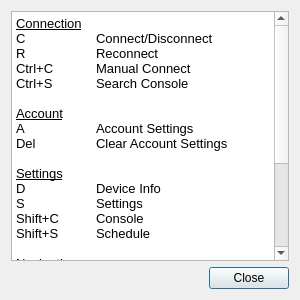
<?xml version="1.0" encoding="UTF-8"?>
<ui version="4.0">
 <class>KeyboardDialog</class>
 <widget class="QDialog" name="KeyboardDialog">
  <property name="geometry">
   <rect>
    <x>0</x>
    <y>0</y>
    <width>300</width>
    <height>300</height>
   </rect>
  </property>
  <property name="windowTitle">
   <string>Keyboard Shortcuts</string>
  </property>
  <layout class="QGridLayout" name="gridLayout">
   <item row="0" column="0">
    <widget class="QTextBrowser" name="textBrowser">
     <property name="html">
      <string>&lt;!DOCTYPE HTML PUBLIC &quot;-//W3C//DTD HTML 4.0//EN&quot; &quot;http://www.w3.org/TR/REC-html40/strict.dtd&quot;&gt;
&lt;html&gt;&lt;head&gt;&lt;meta name=&quot;qrichtext&quot; content=&quot;1&quot; /&gt;&lt;style type=&quot;text/css&quot;&gt;
p, li { white-space: pre-wrap; }
&lt;/style&gt;&lt;/head&gt;&lt;body style=&quot; font-family:'SolaimanLipi'; font-size:10pt; font-weight:400; font-style:normal;&quot;&gt;
&lt;p style=&quot; margin-top:0px; margin-bottom:0px; margin-left:0px; margin-right:0px; -qt-block-indent:0; text-indent:0px;&quot;&gt;&lt;span style=&quot; text-decoration: underline;&quot;&gt;Connection&lt;/span&gt;&lt;/p&gt;
&lt;p style=&quot; margin-top:0px; margin-bottom:0px; margin-left:0px; margin-right:0px; -qt-block-indent:0; text-indent:0px;&quot;&gt;C	Connect/Disconnect&lt;/p&gt;
&lt;p style=&quot; margin-top:0px; margin-bottom:0px; margin-left:0px; margin-right:0px; -qt-block-indent:0; text-indent:0px;&quot;&gt;R	Reconnect&lt;/p&gt;
&lt;p style=&quot; margin-top:0px; margin-bottom:0px; margin-left:0px; margin-right:0px; -qt-block-indent:0; text-indent:0px;&quot;&gt;Ctrl+C	Manual Connect&lt;/p&gt;
&lt;p style=&quot; margin-top:0px; margin-bottom:0px; margin-left:0px; margin-right:0px; -qt-block-indent:0; text-indent:0px;&quot;&gt;Ctrl+S	Search Console&lt;/p&gt;
&lt;p style=&quot;-qt-paragraph-type:empty; margin-top:0px; margin-bottom:0px; margin-left:0px; margin-right:0px; -qt-block-indent:0; text-indent:0px;&quot;&gt;&lt;br /&gt;&lt;/p&gt;
&lt;p style=&quot; margin-top:0px; margin-bottom:0px; margin-left:0px; margin-right:0px; -qt-block-indent:0; text-indent:0px;&quot;&gt;&lt;span style=&quot; text-decoration: underline;&quot;&gt;Account&lt;/span&gt;&lt;/p&gt;
&lt;p style=&quot; margin-top:0px; margin-bottom:0px; margin-left:0px; margin-right:0px; -qt-block-indent:0; text-indent:0px;&quot;&gt;A	Account Settings&lt;/p&gt;
&lt;p style=&quot; margin-top:0px; margin-bottom:0px; margin-left:0px; margin-right:0px; -qt-block-indent:0; text-indent:0px;&quot;&gt;Del	Clear Account Settings&lt;/p&gt;
&lt;p style=&quot;-qt-paragraph-type:empty; margin-top:0px; margin-bottom:0px; margin-left:0px; margin-right:0px; -qt-block-indent:0; text-indent:0px;&quot;&gt;&lt;br /&gt;&lt;/p&gt;
&lt;p style=&quot; margin-top:0px; margin-bottom:0px; margin-left:0px; margin-right:0px; -qt-block-indent:0; text-indent:0px;&quot;&gt;&lt;span style=&quot; text-decoration: underline;&quot;&gt;Settings&lt;/span&gt;&lt;/p&gt;
&lt;p style=&quot; margin-top:0px; margin-bottom:0px; margin-left:0px; margin-right:0px; -qt-block-indent:0; text-indent:0px;&quot;&gt;D	Device Info&lt;/p&gt;
&lt;p style=&quot; margin-top:0px; margin-bottom:0px; margin-left:0px; margin-right:0px; -qt-block-indent:0; text-indent:0px;&quot;&gt;S	Settings&lt;/p&gt;
&lt;p style=&quot; margin-top:0px; margin-bottom:0px; margin-left:0px; margin-right:0px; -qt-block-indent:0; text-indent:0px;&quot;&gt;Shift+C	Console&lt;/p&gt;
&lt;p style=&quot; margin-top:0px; margin-bottom:0px; margin-left:0px; margin-right:0px; -qt-block-indent:0; text-indent:0px;&quot;&gt;Shift+S	Schedule&lt;/p&gt;
&lt;p style=&quot;-qt-paragraph-type:empty; margin-top:0px; margin-bottom:0px; margin-left:0px; margin-right:0px; -qt-block-indent:0; text-indent:0px;&quot;&gt;&lt;br /&gt;&lt;/p&gt;
&lt;p style=&quot; margin-top:0px; margin-bottom:0px; margin-left:0px; margin-right:0px; -qt-block-indent:0; text-indent:0px;&quot;&gt;&lt;span style=&quot; text-decoration: underline;&quot;&gt;Navigation&lt;/span&gt;&lt;/p&gt;
&lt;p style=&quot; margin-top:0px; margin-bottom:0px; margin-left:0px; margin-right:0px; -qt-block-indent:0; text-indent:0px;&quot;&gt;Ctrl+K	Keyboard Shortcuts&lt;/p&gt;
&lt;p style=&quot; margin-top:0px; margin-bottom:0px; margin-left:0px; margin-right:0px; -qt-block-indent:0; text-indent:0px;&quot;&gt;Ctrl+Q	Quit&lt;/p&gt;
&lt;p style=&quot; margin-top:0px; margin-bottom:0px; margin-left:0px; margin-right:0px; -qt-block-indent:0; text-indent:0px;&quot;&gt;Ctrl+W	Hide&lt;/p&gt;
&lt;p style=&quot;-qt-paragraph-type:empty; margin-top:0px; margin-bottom:0px; margin-left:0px; margin-right:0px; -qt-block-indent:0; text-indent:0px;&quot;&gt;&lt;br /&gt;&lt;/p&gt;
&lt;p style=&quot; margin-top:0px; margin-bottom:0px; margin-left:0px; margin-right:0px; -qt-block-indent:0; text-indent:0px;&quot;&gt;&lt;span style=&quot; text-decoration: underline;&quot;&gt;Others&lt;/span&gt;&lt;/p&gt;
&lt;p style=&quot; margin-top:0px; margin-bottom:0px; margin-left:0px; margin-right:0px; -qt-block-indent:0; text-indent:0px;&quot;&gt;Ctrl+A	About Dialog&lt;/p&gt;
&lt;p style=&quot; margin-top:0px; margin-bottom:0px; margin-left:0px; margin-right:0px; -qt-block-indent:0; text-indent:0px;&quot;&gt;Ctrl+D	Show Documentation&lt;/p&gt;
&lt;p style=&quot; margin-top:0px; margin-bottom:0px; margin-left:0px; margin-right:0px; -qt-block-indent:0; text-indent:0px;&quot;&gt;Ctrl+I	Submit Issue/Bug&lt;/p&gt;
&lt;p style=&quot; margin-top:0px; margin-bottom:0px; margin-left:0px; margin-right:0px; -qt-block-indent:0; text-indent:0px;&quot;&gt;Home	Visit Homepage&lt;/p&gt;&lt;/body&gt;&lt;/html&gt;</string>
     </property>
    </widget>
   </item>
   <item row="1" column="0">
    <widget class="QDialogButtonBox" name="buttonBox">
     <property name="orientation">
      <enum>Qt::Horizontal</enum>
     </property>
     <property name="standardButtons">
      <set>QDialogButtonBox::Close</set>
     </property>
    </widget>
   </item>
  </layout>
 </widget>
 <resources/>
 <connections>
  <connection>
   <sender>buttonBox</sender>
   <signal>accepted()</signal>
   <receiver>KeyboardDialog</receiver>
   <slot>accept()</slot>
   <hints>
    <hint type="sourcelabel">
     <x>248</x>
     <y>254</y>
    </hint>
    <hint type="destinationlabel">
     <x>157</x>
     <y>274</y>
    </hint>
   </hints>
  </connection>
  <connection>
   <sender>buttonBox</sender>
   <signal>rejected()</signal>
   <receiver>KeyboardDialog</receiver>
   <slot>reject()</slot>
   <hints>
    <hint type="sourcelabel">
     <x>316</x>
     <y>260</y>
    </hint>
    <hint type="destinationlabel">
     <x>286</x>
     <y>274</y>
    </hint>
   </hints>
  </connection>
 </connections>
</ui>
